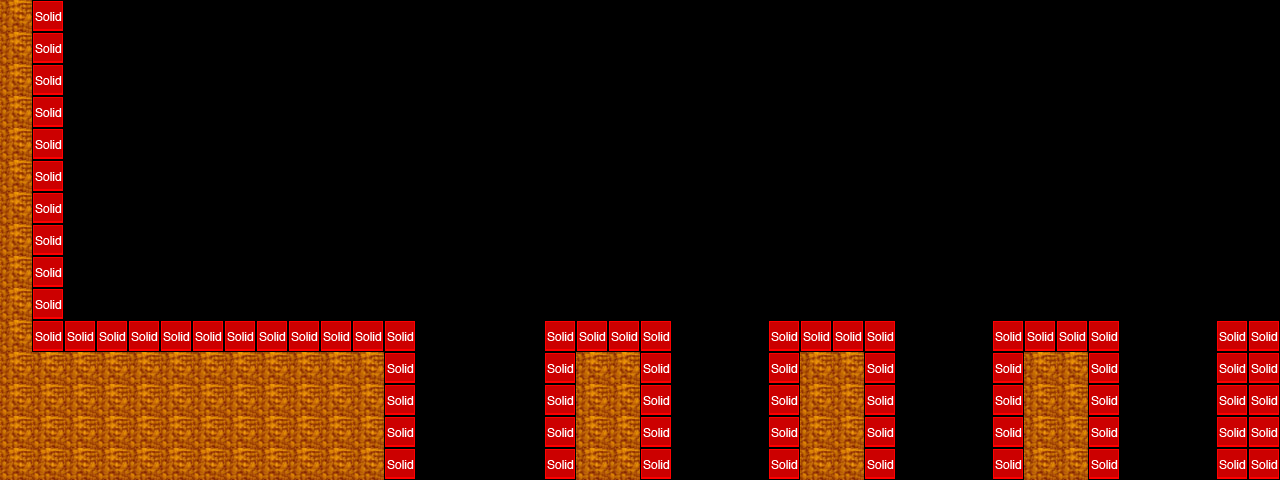

This is a level from a 2D game, rendered from its Tiled map with the project's own tilesets. A one-line summary and the map file follow, with tile-layer data summarised:
An orthogonal 40x15 tile map with 32x32 px tiles, 2 tile layers (tiles, collision), 2 tilesets and 10 objects (5x me.LevelEntity, 4x EnemyEntity, mainPlayer).

<map version="1.0" orientation="orthogonal" width="40" height="15" tilewidth="32" tileheight="32">
 <properties>
  <property name="background_color" value="#000000" />
 </properties>
 <tileset firstgid="1" name="floor" tilewidth="32" tileheight="32">
  <image source="tiles/floor.png" width="32" height="32" />
 </tileset>
 <tileset firstgid="2" name="metatiles32x32" tilewidth="32" tileheight="32">
  <image source="tiles/metatiles32x32.png" width="160" height="32" />
  <tile id="0">
   <properties>
    <property name="type" value="solid" />
   </properties>
  </tile>
 </tileset>
 <layer name="tiles" width="40" height="15">
  <data>[600 cells, 155 non-empty, 1 distinct tile ids]</data>
 </layer>
 <layer name="collision" width="40" height="15">
  <data>[600 cells, 155 non-empty, 2 distinct tile ids]</data>
 </layer>
 <objectgroup name="entities" width="40" height="15">
  <object name="mainPlayer" x="100" y="225" width="28" height="29">
   <properties>
    <property name="image" value="tank" />
    <property name="spritewidth" value="64" />
   </properties>
  </object>
  <object name="me.LevelEntity" x="1219" y="224" width="61" height="93">
   <properties>
    <property name="duration" value="15" />
    <property name="fade" value="#FFFFFF" />
    <property name="to" value="map02" />
   </properties>
  </object>
  <object name="me.LevelEntity" x="424" y="452" width="111" height="25">
   <properties>
    <property name="to" value="map01" />
   </properties>
  </object>
  <object name="me.LevelEntity" x="675" y="451" width="96" height="25">
   <properties>
    <property name="to" value="map01" />
   </properties>
  </object>
  <object name="me.LevelEntity" x="895" y="452" width="96" height="25">
   <properties>
    <property name="to" value="map01" />
   </properties>
  </object>
  <object name="me.LevelEntity" x="1119" y="453" width="96" height="25">
   <properties>
    <property name="to" value="map01" />
   </properties>
  </object>
  <object name="EnemyEntity" x="135" y="285" width="276" height="33" />
  <object name="EnemyEntity" x="769" y="284" width="123" height="33" />
  <object name="EnemyEntity" x="545" y="288" width="123" height="33" />
  <object name="EnemyEntity" x="993" y="286" width="123" height="33" />
 </objectgroup>
</map>
